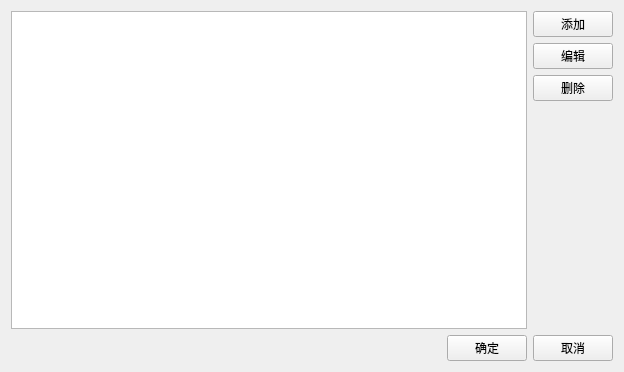
<?xml version="1.0" encoding="UTF-8"?>
<ui version="4.0">
 <class>InputEditor</class>
 <widget class="QWidget" name="InputEditor">
  <property name="geometry">
   <rect>
    <x>0</x>
    <y>0</y>
    <width>624</width>
    <height>372</height>
   </rect>
  </property>
  <property name="windowTitle">
   <string>Form</string>
  </property>
  <layout class="QGridLayout" name="gridLayout">
   <item row="0" column="0">
    <layout class="QVBoxLayout" name="verticalLayout_2">
     <item>
      <layout class="QHBoxLayout" name="horizontalLayout">
       <item>
        <widget class="QTableView" name="tableView"/>
       </item>
       <item>
        <layout class="QVBoxLayout" name="verticalLayout">
         <item>
          <widget class="QPushButton" name="pushButton_add">
           <property name="text">
            <string>添加</string>
           </property>
          </widget>
         </item>
         <item>
          <widget class="QPushButton" name="pushButton_edit">
           <property name="text">
            <string>编辑</string>
           </property>
          </widget>
         </item>
         <item>
          <widget class="QPushButton" name="pushButton_del">
           <property name="text">
            <string>删除</string>
           </property>
          </widget>
         </item>
         <item>
          <spacer name="verticalSpacer">
           <property name="orientation">
            <enum>Qt::Vertical</enum>
           </property>
           <property name="sizeHint" stdset="0">
            <size>
             <width>20</width>
             <height>40</height>
            </size>
           </property>
          </spacer>
         </item>
        </layout>
       </item>
      </layout>
     </item>
     <item>
      <layout class="QHBoxLayout" name="horizontalLayout_2">
       <item>
        <spacer name="horizontalSpacer">
         <property name="orientation">
          <enum>Qt::Horizontal</enum>
         </property>
         <property name="sizeHint" stdset="0">
          <size>
           <width>40</width>
           <height>20</height>
          </size>
         </property>
        </spacer>
       </item>
       <item>
        <widget class="QPushButton" name="pushButton_confirm">
         <property name="text">
          <string>确定</string>
         </property>
        </widget>
       </item>
       <item>
        <widget class="QPushButton" name="pushButton_cancel">
         <property name="text">
          <string>取消</string>
         </property>
        </widget>
       </item>
      </layout>
     </item>
    </layout>
   </item>
  </layout>
 </widget>
 <resources/>
 <connections/>
</ui>
